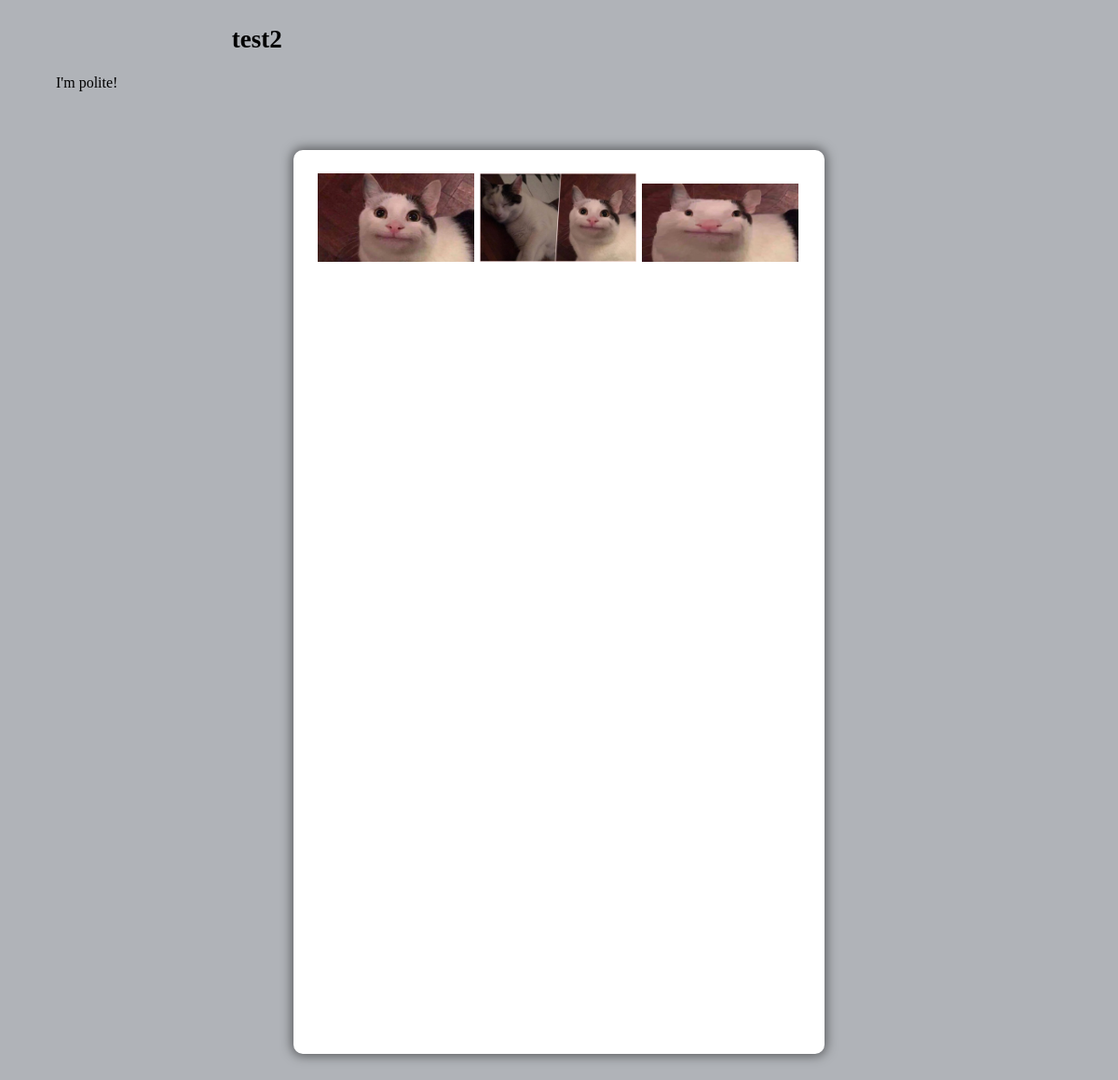
The page /profile/test2 (signed in) on the database its author committed.
### core/models.py (models this page shows, shortened)
class Profile(models.Model):
    user = models.ForeignKey(User, on_delete=models.CASCADE)
    id_user = models.IntegerField()
    bio = models.TextField(blank=True)
    profile_img = models.ImageField(upload_to='profile_images', default='blank-profile-picture.png')
    location = models.CharField(max_length=100, blank=True)

class Post(models.Model):
    id = models.UUIDField(primary_key=True, default=uuid.uuid4)
    user = models.CharField(max_length=100)
    image = models.ImageField(upload_to='post_images')
    caption = models.TextField()
    created_at = models.DateTimeField(default=datetime.now)
    no_of_likes = models.IntegerField(default=0)

### core/views.py (the view)
# urls.py: path('profile/<str:pk>', views.profile, name='profile'),
@login_required(login_url='signin')
def profile(request, pk):
    user_object = User.objects.get(username=pk)
    user_profile = Profile.objects.get(user=user_object)
    user_posts = Post.objects.filter(user=pk)
    user_post_length = len(user_posts)
    follower = request.user.username
    user = pk
    if FollowersCount.objects.filter(follower=follower, user=user).first():
        button_text = 'Unfollow'
    else:
        button_text = 'Follow'
    user_followers_count = len(FollowersCount.objects.filter(user=pk))
    user_following_count = len(FollowersCount.objects.filter(follower=pk))
    context = {
        'user_object': user_object,
        'user_profile': user_profile,
        'user_posts': user_posts,
        'user_post_length': user_post_length,
        'button_text': button_text,
        'user_followers_count': user_followers_count,
        'user_following_count': user_following_count,
    }
    return render(request, 'profile.html', context)

### templates/profile.html (shortened to what this page needs)
{% load static %}
<!DOCTYPE html>
<html lang="en">
<head>
    <link rel="stylesheet" href="{% static 'css/main.min.css' %}">
    <link rel="stylesheet" href="{% static 'css/style.css' %}">
    <link rel="stylesheet" href="{% static 'css/color.css' %}">
    <link rel="stylesheet" href="{% static 'css/responsive.css' %}">
</head>
<body>
	<section>
			<div class="feature-photo">
				<figure><img src="{% static 'images/resources/timeline-1.jpg' %}" alt=""></figure>
				<div class="container-fluid">
					<div class="row merged">
						<div class="col-lg-2 col-sm-3">
						</div>
						<div class="col-lg-10 col-sm-9">
							<div class="timeline-info">
								<ul>
									<li class="admin-name">
									  <h5 style="color: black;white-space: nowrap; width: 110px; font-size: 27px;"><b>{{user_profile.user.username}}</b></h5>
									</li>
								</ul>
							</div>
						</div>
					</div>
				</div>
			</div>
		</section>
		<section>
			<div class="bio">
				{{user_profile.bio}}
			</div>
		</section>
	<section>
		<div class="gap gray-bg">
			<div class="container-fluid">
				<div class="row">
					<div class="col-lg-12">
						<div class="row" id="page-contents">
							<div class="col-lg-3">
								<aside class="sidebar static">
								</aside>
							</div>
							<div class="col-lg-6">
								<div class="central-meta">
									<ul class="photos">
										{% for post in user_posts %}
										<li>
											<a class="strip" href="{{post.image.url}}" title="" data-strip-group="mygroup" data-strip-group-options="loop: false">
												<img src="{{post.image.url}}" style="height: 100%" alt=""></a>
										</li>
										{% endfor %}
									</ul>
								</div>
							</div>
							<div class="col-lg-3">
								<aside class="sidebar static">
								</aside>
							</div>
						</div>
					</div>
				</div>
			</div>
		</div>
	</section>
</body>
</html>

### static/css/responsive.css (style rules this page uses)
@media screen and (max-width: 1281px) and (min-width: 1024px) { .photos > li { min-width: 32.2%; width: 32.2%; } }
@media screen and (max-width: 1281px) and (min-width: 1024px) { .timeline-info { line-height: 51px; } }
@media screen and (max-width: 1281px) and (min-width: 1024px) { .timeline-info .admin-name > h5 { font-size: 20px; } }

### rows shown on the page
Profile: user.username "test2", bio "I'm polite!"
Post: image (picture)
Post: image (picture)
Post: image (picture)
